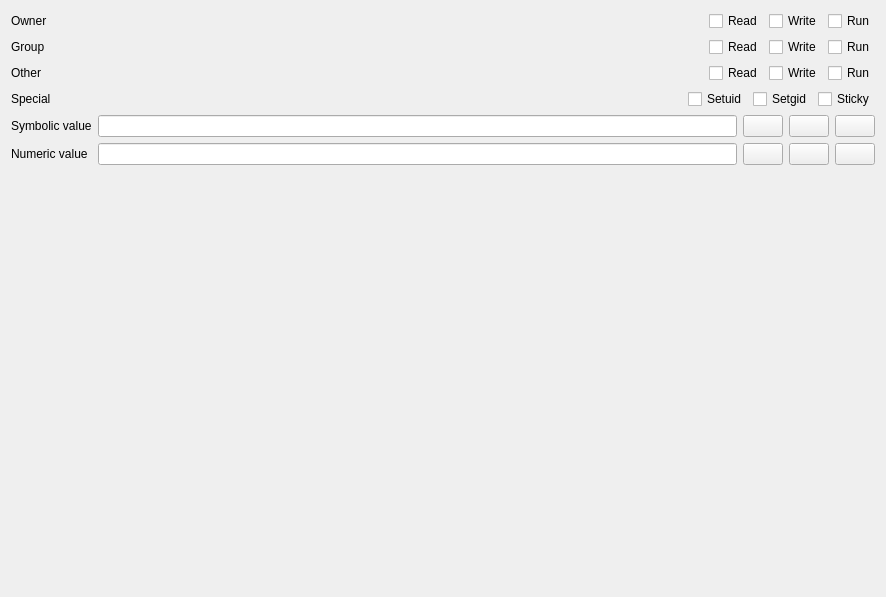
<?xml version="1.0" encoding="UTF-8"?>
<ui version="4.0">
 <class>ChmodCalculatorWidget</class>
 <widget class="QWidget" name="ChmodCalculatorWidget">
  <property name="geometry">
   <rect>
    <x>0</x>
    <y>0</y>
    <width>886</width>
    <height>597</height>
   </rect>
  </property>
  <property name="windowTitle">
   <string>Form</string>
  </property>
  <property name="locale">
   <locale language="English" country="UnitedStates"/>
  </property>
  <layout class="QVBoxLayout" name="verticalLayout">
   <item>
    <layout class="QFormLayout" name="formLayout">
     <item row="4" column="0">
      <widget class="QLabel" name="label_6">
       <property name="text">
        <string>Symbolic value</string>
       </property>
      </widget>
     </item>
     <item row="5" column="0">
      <widget class="QLabel" name="label_5">
       <property name="text">
        <string>Numeric value</string>
       </property>
      </widget>
     </item>
     <item row="5" column="1">
      <layout class="QHBoxLayout" name="horizontalLayout_7">
       <item>
        <widget class="QLineEdit" name="numeric"/>
       </item>
       <item>
        <widget class="QPushButton" name="copyNumericButton">
         <property name="toolTip">
          <string>Copy</string>
         </property>
         <property name="text">
          <string/>
         </property>
         <property name="icon">
          <iconset theme="QIcon::ThemeIcon::EditCopy"/>
         </property>
        </widget>
       </item>
       <item>
        <widget class="QPushButton" name="pasteNumericButton">
         <property name="toolTip">
          <string>Paste</string>
         </property>
         <property name="text">
          <string/>
         </property>
         <property name="icon">
          <iconset theme="QIcon::ThemeIcon::EditPaste"/>
         </property>
        </widget>
       </item>
       <item>
        <widget class="QPushButton" name="clearNumericButton">
         <property name="toolTip">
          <string>Clear</string>
         </property>
         <property name="text">
          <string/>
         </property>
         <property name="icon">
          <iconset theme="QIcon::ThemeIcon::EditClear"/>
         </property>
        </widget>
       </item>
      </layout>
     </item>
     <item row="4" column="1">
      <layout class="QHBoxLayout" name="horizontalLayout_8">
       <item>
        <widget class="QLineEdit" name="symbolic"/>
       </item>
       <item>
        <widget class="QPushButton" name="copySymbolicButton">
         <property name="toolTip">
          <string>Copy</string>
         </property>
         <property name="text">
          <string/>
         </property>
         <property name="icon">
          <iconset theme="QIcon::ThemeIcon::EditCopy"/>
         </property>
        </widget>
       </item>
       <item>
        <widget class="QPushButton" name="pasteSymbolicButton">
         <property name="toolTip">
          <string>Paste</string>
         </property>
         <property name="text">
          <string/>
         </property>
         <property name="icon">
          <iconset theme="QIcon::ThemeIcon::EditPaste"/>
         </property>
        </widget>
       </item>
       <item>
        <widget class="QPushButton" name="clearSymbolicButton">
         <property name="toolTip">
          <string>Clear</string>
         </property>
         <property name="text">
          <string/>
         </property>
         <property name="icon">
          <iconset theme="QIcon::ThemeIcon::EditClear"/>
         </property>
        </widget>
       </item>
      </layout>
     </item>
     <item row="3" column="0">
      <widget class="QLabel" name="label_4">
       <property name="text">
        <string>Special</string>
       </property>
      </widget>
     </item>
     <item row="3" column="1">
      <layout class="QHBoxLayout" name="horizontalLayout_4">
       <item>
        <spacer name="horizontalSpacer_4">
         <property name="orientation">
          <enum>Qt::Orientation::Horizontal</enum>
         </property>
         <property name="sizeHint" stdset="0">
          <size>
           <width>40</width>
           <height>20</height>
          </size>
         </property>
        </spacer>
       </item>
       <item>
        <widget class="QCheckBox" name="setuid">
         <property name="text">
          <string>Setuid</string>
         </property>
        </widget>
       </item>
       <item>
        <widget class="QCheckBox" name="setgui">
         <property name="text">
          <string>Setgid</string>
         </property>
        </widget>
       </item>
       <item>
        <widget class="QCheckBox" name="sticky">
         <property name="text">
          <string>Sticky</string>
         </property>
        </widget>
       </item>
      </layout>
     </item>
     <item row="2" column="0">
      <widget class="QLabel" name="label_3">
       <property name="text">
        <string>Other</string>
       </property>
      </widget>
     </item>
     <item row="2" column="1">
      <layout class="QHBoxLayout" name="horizontalLayout_3">
       <item>
        <spacer name="horizontalSpacer_3">
         <property name="orientation">
          <enum>Qt::Orientation::Horizontal</enum>
         </property>
         <property name="sizeHint" stdset="0">
          <size>
           <width>40</width>
           <height>20</height>
          </size>
         </property>
        </spacer>
       </item>
       <item>
        <widget class="QCheckBox" name="readOther">
         <property name="text">
          <string>Read</string>
         </property>
        </widget>
       </item>
       <item>
        <widget class="QCheckBox" name="writeOther">
         <property name="text">
          <string>Write</string>
         </property>
        </widget>
       </item>
       <item>
        <widget class="QCheckBox" name="runOther">
         <property name="text">
          <string>Run</string>
         </property>
        </widget>
       </item>
      </layout>
     </item>
     <item row="1" column="0">
      <widget class="QLabel" name="label_2">
       <property name="text">
        <string>Group</string>
       </property>
      </widget>
     </item>
     <item row="1" column="1">
      <layout class="QHBoxLayout" name="horizontalLayout_2">
       <item>
        <spacer name="horizontalSpacer_2">
         <property name="orientation">
          <enum>Qt::Orientation::Horizontal</enum>
         </property>
         <property name="sizeHint" stdset="0">
          <size>
           <width>40</width>
           <height>20</height>
          </size>
         </property>
        </spacer>
       </item>
       <item>
        <widget class="QCheckBox" name="readGroup">
         <property name="text">
          <string>Read</string>
         </property>
        </widget>
       </item>
       <item>
        <widget class="QCheckBox" name="writeGroup">
         <property name="text">
          <string>Write</string>
         </property>
        </widget>
       </item>
       <item>
        <widget class="QCheckBox" name="runGroup">
         <property name="text">
          <string>Run</string>
         </property>
        </widget>
       </item>
      </layout>
     </item>
     <item row="0" column="0">
      <widget class="QLabel" name="label">
       <property name="text">
        <string>Owner</string>
       </property>
      </widget>
     </item>
     <item row="0" column="1">
      <layout class="QHBoxLayout" name="horizontalLayout">
       <item>
        <spacer name="horizontalSpacer">
         <property name="orientation">
          <enum>Qt::Orientation::Horizontal</enum>
         </property>
         <property name="sizeHint" stdset="0">
          <size>
           <width>40</width>
           <height>20</height>
          </size>
         </property>
        </spacer>
       </item>
       <item>
        <widget class="QCheckBox" name="readOwner">
         <property name="text">
          <string>Read</string>
         </property>
        </widget>
       </item>
       <item>
        <widget class="QCheckBox" name="writeOwner">
         <property name="text">
          <string>Write</string>
         </property>
        </widget>
       </item>
       <item>
        <widget class="QCheckBox" name="runOwner">
         <property name="text">
          <string>Run</string>
         </property>
        </widget>
       </item>
      </layout>
     </item>
    </layout>
   </item>
  </layout>
 </widget>
 <resources/>
 <connections/>
</ui>
